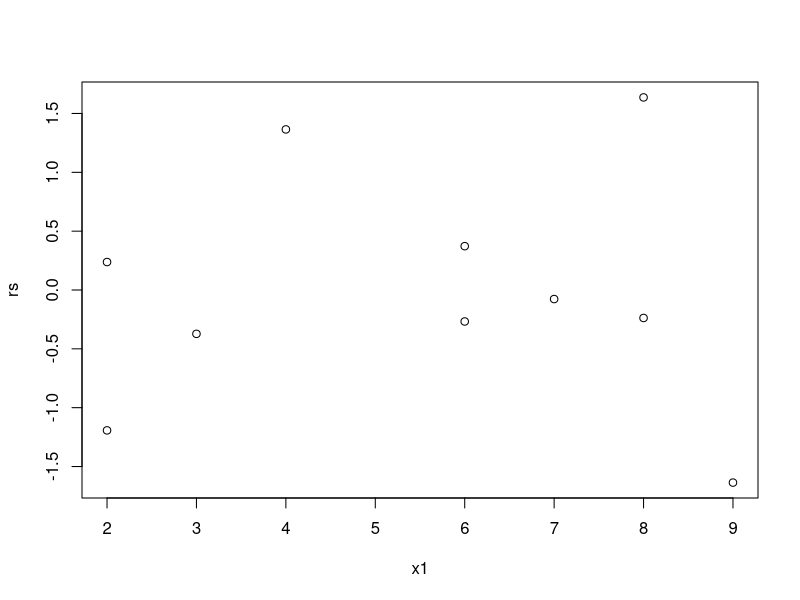
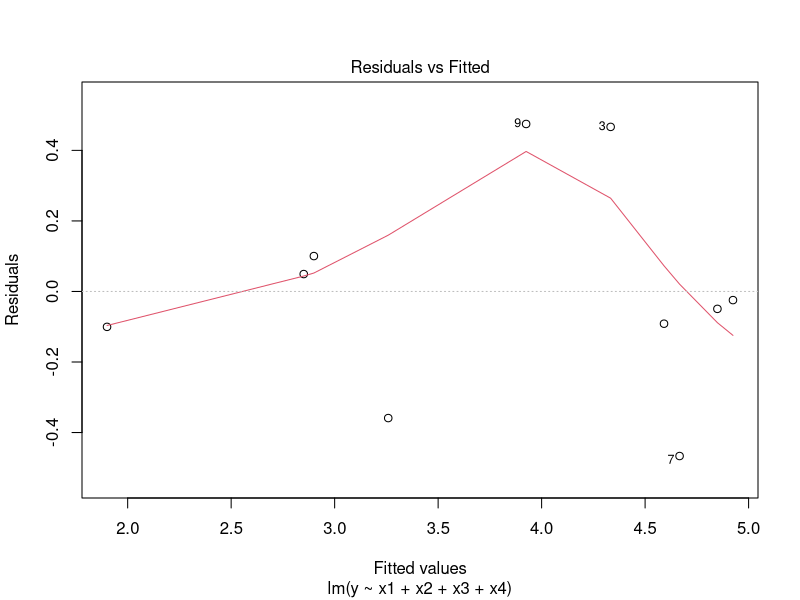
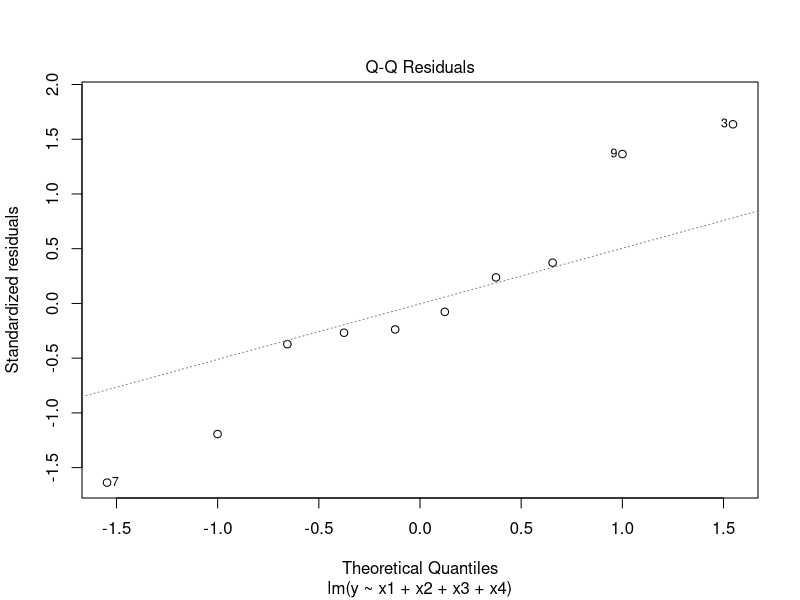
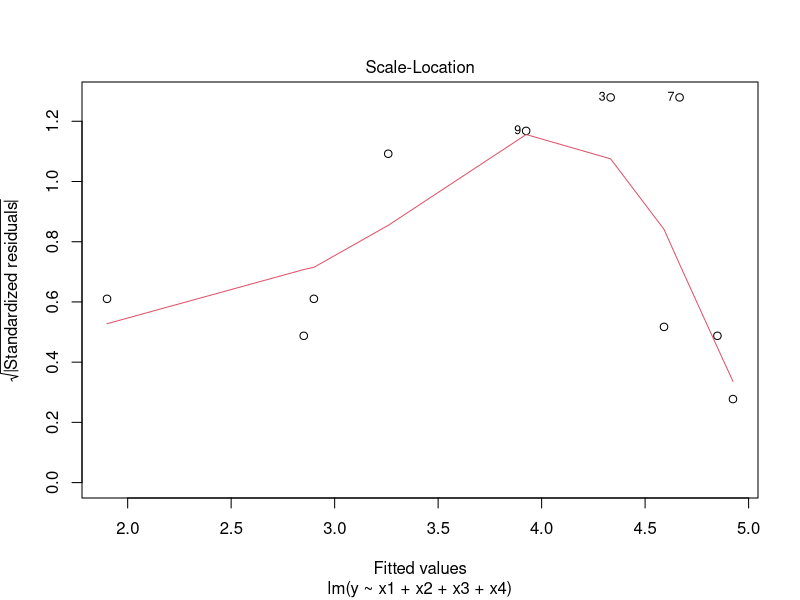
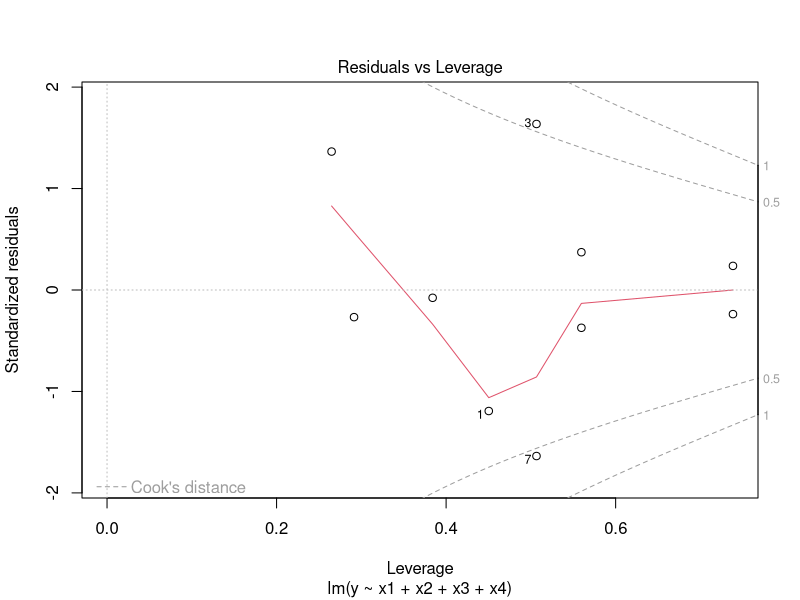

These figures' R source, in order:
x1 = c(2,6,8,3,2,7,9,8,4,6)

x2 = c(1,0,0,0,0,1,0,0,1,1)
x3 = c(0,1,0,1,0,0,0,0,0,0)
x4 = c(0,0,1,0,0,0,1,0,0,0)

y = c( 2.9,3.0,4.8,1.8,2.9,4.9,4.2,4.8,4.4,4.5)
reg = lm(y~x1+x2+x3+x4)
rs = rstandard(reg)
plot(x1,rs)

#verificar la normalidad
plot(reg)
